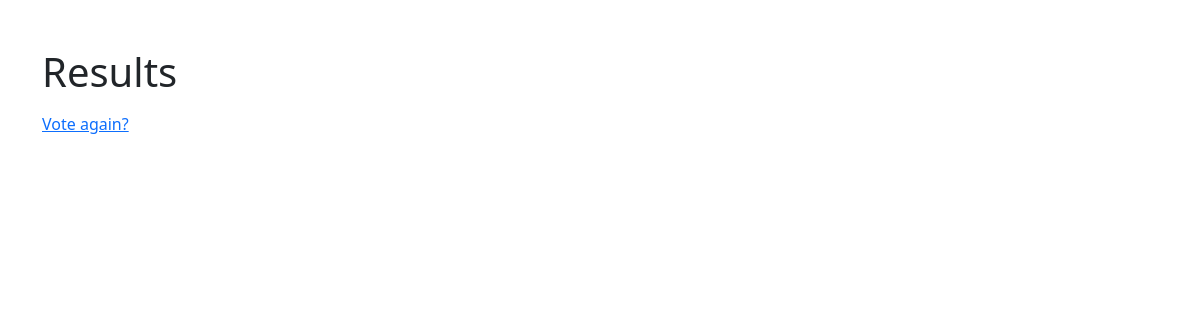
The app's page /polls/1/results/, older data.
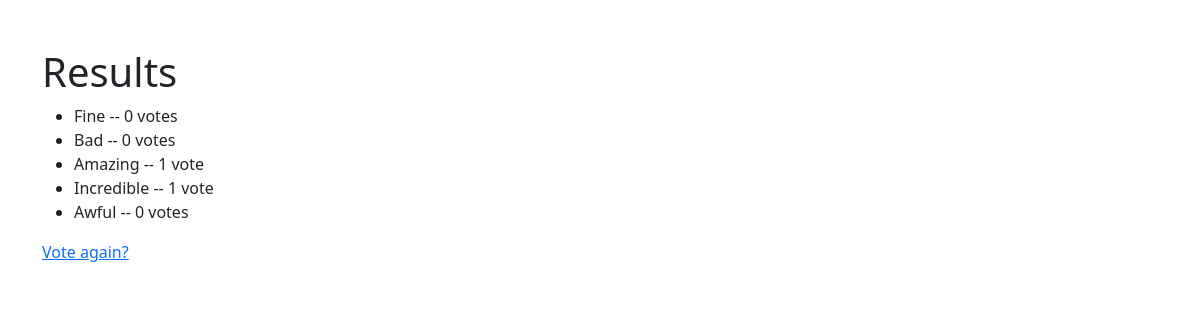
The same page, newer data.
### polls/models.py (models this page shows, shortened)
class Choice(models.Model):
    question = models.ForeignKey(Question, on_delete=models.CASCADE)
    choice_text = models.CharField(max_length=200)
    votes = models.IntegerField(default=0)

### polls/views.py (the view)
# urls.py: path("<int:pk>/results/", views.ResultsView.as_view(), name="results"),
class ResultsView(generic.DetailView):
    model = Question
    template_name = "polls/results.html"

### polls/templates/polls/results.html (shortened to what this page needs)
<!DOCTYPE html>
<html lang="en">
<head>
  <link href="https://cdn.jsdelivr.net/npm/bootstrap@5.3.0/dist/css/bootstrap.min.css" rel="stylesheet">
</head>
<body>
  <div class="container">
    <h1 class="mt-5">Results</h1>
    <ul>
        {% for choice in question.choice_set.all %}
            <li>{{ choice.choice_text }} -- {{ choice.votes }} vote{{ choice.votes|pluralize }}</li>
        {% endfor %}
    </ul>
    <a href="{% url 'polls:detail' question.id %}">Vote again?</a>
  </div>
</body>
</html>

Row changes from the older to the newer data that the page shows:
added Choice: choice_text "Fine", votes "0"
added Choice: choice_text "Bad", votes "0"
added Choice: choice_text "Amazing", votes "1"
added Choice: choice_text "Incredible", votes "1"
added Choice: choice_text "Awful", votes "0"
